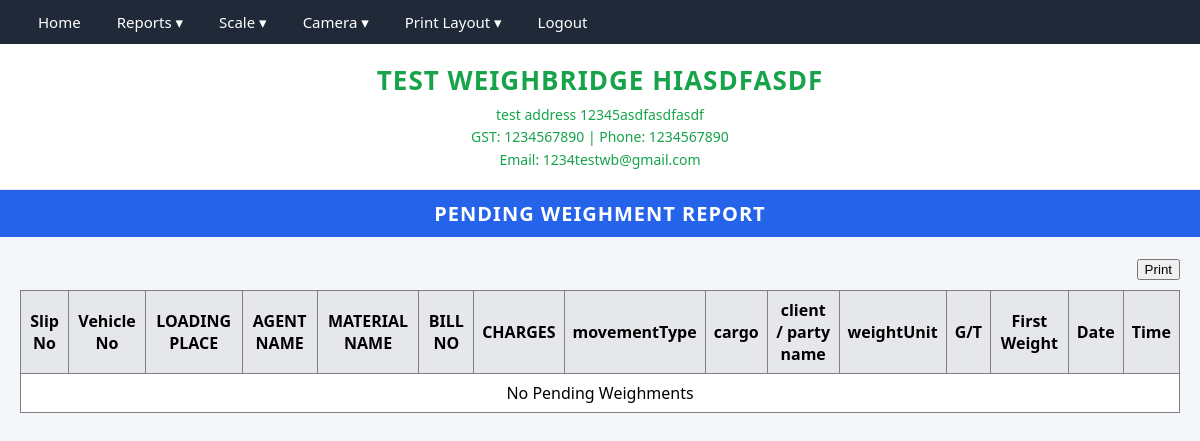
Screenshot of /pending_report.php (signed in) with the database file from the repository.
### tables this page shows
CREATE TABLE `company` (
  `deviceid` varchar(50) NOT NULL,
  `company_name` varchar(255) NOT NULL,
  `company_address` text DEFAULT NULL,
  `gst_number` varchar(50) DEFAULT NULL,
  `phone` varchar(50) DEFAULT NULL,
  `email` varchar(100) DEFAULT NULL,
  PRIMARY KEY (`deviceid`)
);

CREATE TABLE `weighment_fields` (
  `id` int(11) NOT NULL AUTO_INCREMENT,
  `company_id` int(11) DEFAULT NULL,
  `deviceid` varchar(50) NOT NULL,
  `field_name` varchar(100) DEFAULT NULL,
  `field_label` varchar(100) DEFAULT NULL,
  `field_type` varchar(20) DEFAULT NULL,
  `field_options` text DEFAULT NULL,
  `is_required` tinyint(1) DEFAULT 0,
  `field_order` int(11) DEFAULT 0,
  `is_active` tinyint(1) DEFAULT 1,
  PRIMARY KEY (`id`),
  KEY `fk_fields_dev` (`deviceid`),
  CONSTRAINT `fk_fields_dev` FOREIGN KEY (`deviceid`) REFERENCES `company` (`deviceid`) ON DELETE CASCADE
);

### functions.php (called while the page is built, shortened)
<?php
function ensureSchemaIntegrity($conn) {
    static $executed = false;
    if ($executed) return;
    $executed = true;
    $tables = ['weighments', 'sweighment', 'weighment_fields'];
    foreach ($tables as $table) {
        $tblCheck = $conn->query("SHOW TABLES LIKE '$table'");
        if ($tblCheck && $tblCheck->num_rows > 0) {
            $colCheck = $conn->query("SHOW COLUMNS FROM `$table` LIKE 'company_id'");
        }
    }
}
function getCompany($conn) {
    ensureSchemaIntegrity($conn);
    $q = $conn->query("SELECT * FROM company LIMIT 1");
    $row = $q->fetch_assoc();
    if (!isset($row['id']) || empty($row['id'])) {
        if (!empty($row['company_id'])) {
            $row['id'] = (int)$row['company_id'];
        } elseif (!empty($row['ID'])) {
            $row['id'] = (int)$row['ID'];
        } else {
            $firstVal = reset($row);
            $row['id'] = (is_numeric($firstVal) && (int)$firstVal > 0) ? (int)$firstVal : 1;
        }
    } else {
        $row['id'] = (int)$row['id'];
    }
    return $row;
}
?>

### pending_report.php (the view, shortened to what this page needs)
<?php
require_once "db.php";
require_once "functions.php";
require_once "header.php";
$company = getCompany($conn);
$company_id = $company['id'];
$dynFields = [];
$res = $conn->query("
    SELECT id, field_label
    FROM weighment_fields
    WHERE company_id = $company_id
      AND is_active = 1
    ORDER BY field_order
");
while ($row = $res->fetch_assoc()) {
    $dynFields[] = $row;
}
$sql = "
    SELECT
        w.id,
        w.slip_no,
        w.vehicle_no,
        w.gt_type,
        w.first_weight,
        w.first_date,
        w.first_time,
        u.username
    FROM weighments w
    LEFT JOIN users u ON u.id = w.user_id
    WHERE w.company_id = ?
  ORDER BY CAST(w.slip_no AS UNSIGNED) ASC
";
$stmt = $conn->prepare($sql);
$stmt->bind_param("i", $company_id);
$stmt->execute();
$result = $stmt->get_result();
?>
<div class="page-title">PENDING WEIGHMENT REPORT</div>
<div class="container">
<div style="text-align:right; margin-bottom:10px;">
    <button onclick="window.print()">Print</button>
</div>
<table width="100%" border="1" cellspacing="0" cellpadding="8" style="background:#fff; border-collapse:collapse;">
    <tr style="background:#e5e7eb; font-weight:bold;">
        <th>Slip No</th>
        <th>Vehicle No</th>
        <?php foreach ($dynFields as $f): ?>
            <th><?php echo htmlspecialchars($f['field_label']); ?></th>
        <?php endforeach; ?>
        <th>G/T</th>
        <th>First Weight</th>
        <th>Date</th>
        <th>Time</th>
    </tr>
<?php
if ($result->num_rows === 0):
?>
    <tr>
        <td colspan="<?php echo 8 + count($dynFields); ?>" style="text-align:center;">
            No Pending Weighments
        </td>
    </tr>
<?php
endif;
?>
</table>
</div>

### header.php (shortened to what this page needs)
<?php
require_once "db.php";
require_once "functions.php";
    ?>
    <?php
$company = getCompany($conn);
?>
<!DOCTYPE html>
<html>
<head>
</head>
<body>
<div class="top-menu">
    <ul>
        <li><a href="mainform.php">Home</a></li>
        <li>
            <a href="#">Reports ▾</a>
        </li>
        <li>
            <a href="#">Scale ▾</a>
        </li>
        <li>
            <a href="#">Camera ▾</a>
        </li>
        <li>
            <a href="#">Print Layout ▾</a>
        </li>
        <li><a href="?action=logout" onclick="return confirm('Are you sure you want to logout?');">Logout</a></li>
    </ul>
</div>
<div class="company-banner">
    <h1><?php echo strtoupper($company['company_name'] ?? ''); ?></h1>
    <div class="info">
        <?php echo nl2br(htmlspecialchars($company['company_address'] ?? '')); ?><br>
        <?php
        $gst   = trim($company['gst_number'] ?? '');
        $phone = trim($company['phone'] ?? '');
        $email = trim($company['email'] ?? '');
        ?>
        <?php if ($gst !== '' && $gst !== '-'): ?>GST: <?= htmlspecialchars($gst); ?><?php endif; ?>
        <?php if ($phone !== '' && $phone !== '-'): ?><?php if ($gst !== '' && $gst !== '-'): ?> | <?php endif; ?>Phone: <?= htmlspecialchars($phone); ?><?php endif; ?>
        <?php if ($email !== '' && $email !== '-'): ?><br>Email: <?= htmlspecialchars($email); ?><?php endif; ?>
    </div>
</div>
</body>
</html>

### header.php (style rules this page uses)
body { font-family: 'Segoe UI', system-ui, -apple-system, BlinkMacSystemFont, 'Inter', Roboto, sans-serif; margin: 0; background: #f5f6fa; }
.top-menu { background: #1f2937; color: #fff; }
.top-menu ul { list-style: none; margin: 0; padding: 0 20px; display: flex; }
.top-menu li { position: relative; }
.top-menu a { display: block; padding: 12px 18px; color: #fff; text-decoration: none; font-size: 15px; font-weight: 500; }
.company-banner { background: #ffffff; border-bottom: 1px solid #e5e7eb; text-align: center; padding: 18px 10px; }
.company-banner h1 { margin: 0; font-size: 26px; letter-spacing: 1px; color: #16a34a; }
.company-banner .info { margin-top: 6px; font-size: 14px; color: #16a34a; line-height: 1.6; font-weight: 500; }
.page-title { background: #2563eb; color: #ffffff; text-align: center; padding: 10px; font-size: 20px; font-weight: 600; letter-spacing: 1px; }
.container { padding: 20px; }

### rows the page displays
company: company_name "TEST WEIGHBRIDGE HIASDFASDF", company_address "test address 12345asdfasdfasdf", gst_number "1234567890", phone "1234567890", email "1234testwb@gmail.com"
weighment_fields: field_label "LOADING PLACE"
weighment_fields: field_label "AGENT NAME"
weighment_fields: field_label "MATERIAL NAME"
weighment_fields: field_label "BILL NO"
weighment_fields: field_label "CHARGES"
weighment_fields: field_label "movementType"
weighment_fields: field_label "cargo"
weighment_fields: field_label "client / party name"
weighment_fields: field_label "weightUnit"
